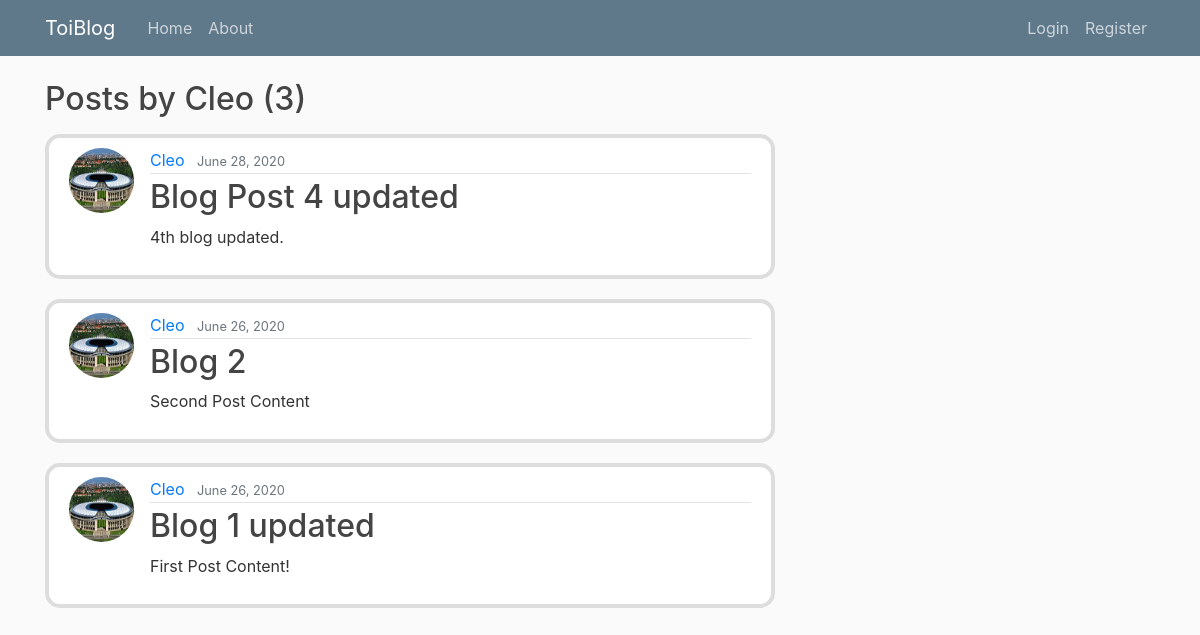
Page //user/Cleo on the earlier database version.
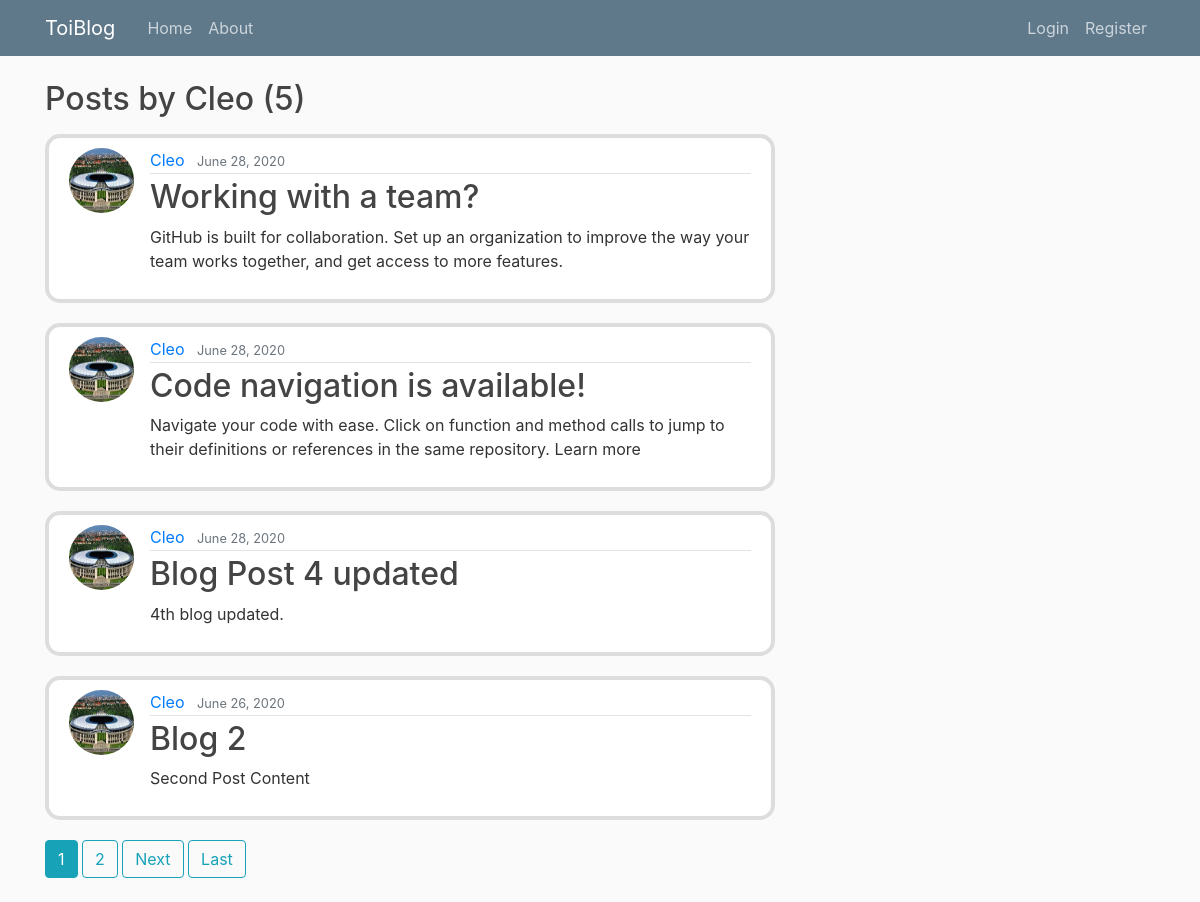
Same page on the later database version.
### blog/models.py (models this page shows, shortened)
class Post(models.Model):
	title = models.CharField(max_length=100)
	content = models.TextField()
	date_posted = models.DateTimeField(default=timezone.now)
	author = models.ForeignKey(User, on_delete=models.CASCADE)

### users/models.py (models this page shows, shortened)
class Profile(models.Model):
	user = models.OneToOneField(User, on_delete=models.CASCADE)
	image = models.ImageField(default='default.jpg', upload_to='profile_pics')

### blog/views.py (the view)
# urls.py: path('/user/<str:username>', UserPostListView.as_view(), name='user-posts'),
class UserPostListView(ListView):
	model = Post
	template_name = 'blog/user_posts.html'
	context_object_name = 'posts'
	paginate_by = 4
	def get_queryset(self):
		user = get_object_or_404(User, username=self.kwargs.get('username'))
		return Post.objects.filter(author=user).order_by('-date_posted')

### blog/templates/blog/user_posts.html (shortened to what this page needs)
{% extends "blog/base.html"%}
{% block content %}
    <h2 class="mb-3">Posts by {{ view.kwargs.username }} ({{ page_obj.paginator.count }})</h2>
    {% for post in posts %}
        <article class="media content-section">
          <img class="rounded-circle article-img" src="{{ post.author.profile.image.url }}">
          <div class="media-body">
            <div class="article-metadata">
              <a class="mr-2" href="{% url 'user-posts' post.author.username %}">{{ post.author }}</a>
              <small class="text-muted">{{ post.date_posted|date:"F d, Y" }}</small>
            </div>
            <h2><a class="article-title" href="{% url 'post-detail' post.id %}">{{ post.title }}</a></h2>
            <p class="article-content">{{ post.content }}</p>
          </div>
        </article>
    {% endfor %}
    {% if is_paginated %}
      {% for num in page_obj.paginator.page_range %}
        {% if page_obj.number == num %}
          <a class="btn btn-info mb-4" href="?page={{ num }}">{{ num }}</a>
          {% elif num > page_obj.number|add:'-3' and num < page_obj.number|add:'3' %}
            <a class="btn btn-outline-info mb-4" href="?page={{ num }}">{{ num }}</a>
        {% endif %}
      {% endfor %}
      {% if page_obj.has_next %}
        <a class="btn btn-outline-info mb-4" href="?page={{ page_obj.next_page_number }}">Next</a>
        <a class="btn btn-outline-info mb-4" href="?page={{ page_obj.paginator.num_pages }}">Last</a>
      {% endif %}
    {% endif %}
{% endblock content %}

Differences in the rows shown:
no longer on this page (row unchanged): Post: author.profile.image (picture), author "Cleo", date_posted "June 26, 2020", title "Blog 1 updated", content "First Post Content!"
added Post: author.profile.image (picture), author "Cleo", date_posted "June 28, 2020", title "Working with a team?", content "GitHub is built for collaboration. Set up an organization to improve the way your team works together, and get access to more features."
added Post: author.profile.image (picture), author "Cleo", date_posted "June 28, 2020", title "Code navigation is available!", content "Navigate your code with ease. Click on function and method calls to jump to their definitions or references in the same repository. Learn more"
Other differences:
{{ page_obj.paginator.count }}: "3" → "5"
new list line: "1"
new list line: "2"
text now shown: "Next Last"
